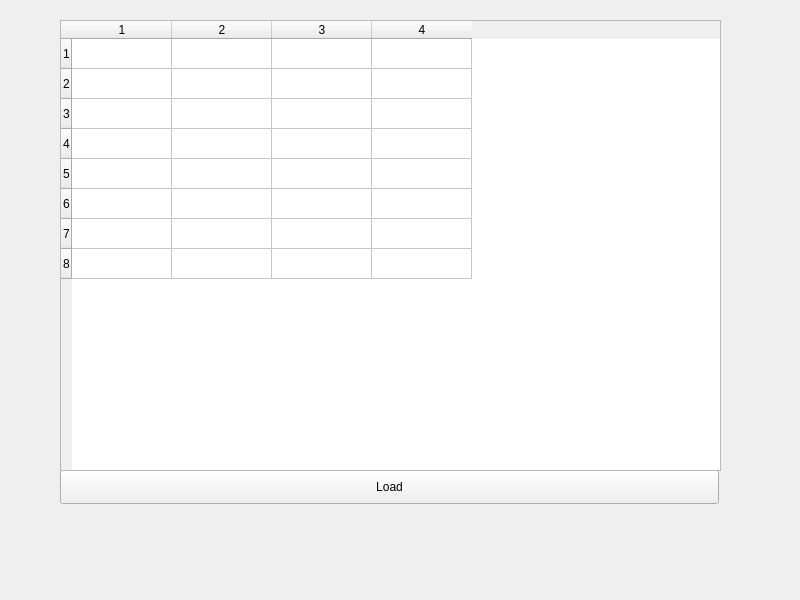
<?xml version="1.0" encoding="UTF-8"?>
<ui version="4.0">
 <class>MainWindow</class>
 <widget class="QMainWindow" name="MainWindow">
  <property name="geometry">
   <rect>
    <x>0</x>
    <y>0</y>
    <width>800</width>
    <height>600</height>
   </rect>
  </property>
  <property name="windowTitle">
   <string>MainWindow</string>
  </property>
  <widget class="QWidget" name="centralwidget">
   <widget class="QPushButton" name="pushButton">
    <property name="geometry">
     <rect>
      <x>60</x>
      <y>470</y>
      <width>659</width>
      <height>34</height>
     </rect>
    </property>
    <property name="text">
     <string>Load</string>
    </property>
   </widget>
   <widget class="QWidget" name="">
    <property name="geometry">
     <rect>
      <x>60</x>
      <y>20</y>
      <width>661</width>
      <height>451</height>
     </rect>
    </property>
    <layout class="QVBoxLayout" name="verticalLayout">
     <item>
      <widget class="QTableWidget" name="tableWidget">
       <property name="rowCount">
        <number>8</number>
       </property>
       <property name="columnCount">
        <number>4</number>
       </property>
       <row/>
       <row/>
       <row/>
       <row/>
       <row/>
       <row/>
       <row/>
       <row/>
       <column/>
       <column/>
       <column/>
       <column/>
      </widget>
     </item>
    </layout>
   </widget>
  </widget>
 </widget>
 <resources/>
 <connections/>
</ui>
